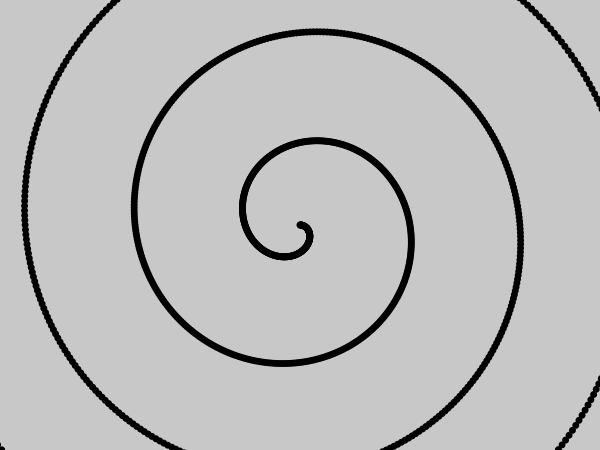
Frame 1 (no input)
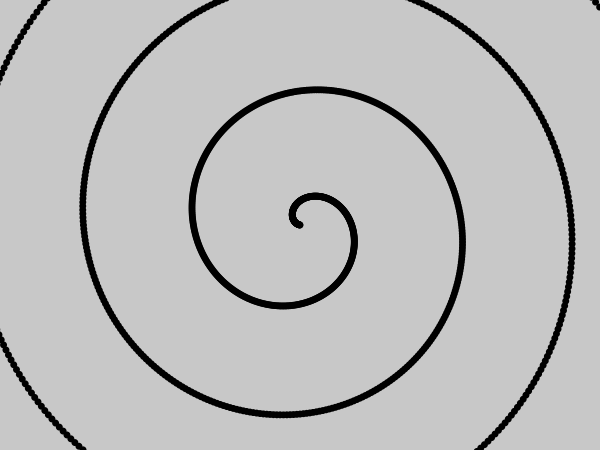
Frame 60 (the mouse pressed at the canvas centre just before this capture)
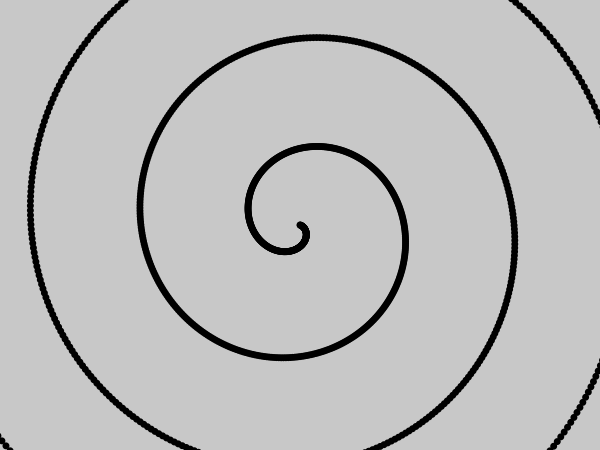
Frame 120 (the mouse held since frame 60 and released just before this capture)

The Processing sketch that drew these frames (run headless with seeded random() and noise(); from frame 60 on, the mouse is pressed at the canvas centre):

// Processing sketch: sketch_16___Coord_Polar
// ── sketch_16___Coord_Polar.pde
float r = 100; 
float ang = 320;
float giro, x, y;

void setup() {
  size(600, 450);
}

void draw() {
  background(200);
  espiral();
}

void espiral() {
  translate((width / 2), (height / 2));
  rotate(giro);
  for (int i = 0; i < 1500; i++) {
    float tamanho = radians(i);
    x = polarX(100, 0.25, tamanho);
    y = polarY(100, 0.25, tamanho);
    noStroke();
    fill(0);
    ellipse((x * 0.7), (y * 0.7), 7, 7);
  }
  giro -= 0.05;
}

float polarX(float r, float ang, float tamanho) {
  return ang * tamanho * r * cos(tamanho);
}

float polarY(float r, float ang, float tamanho) {
  return ang * tamanho * r * sin(tamanho);
}
